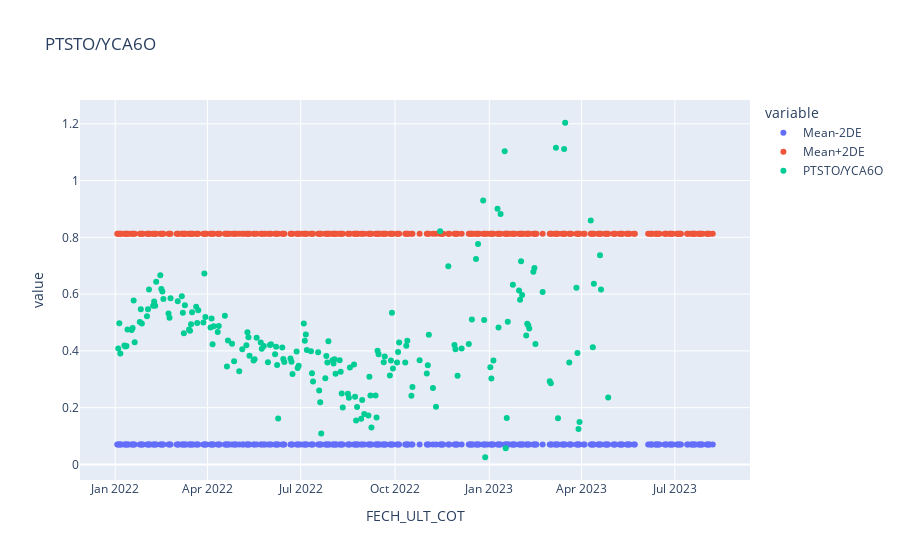
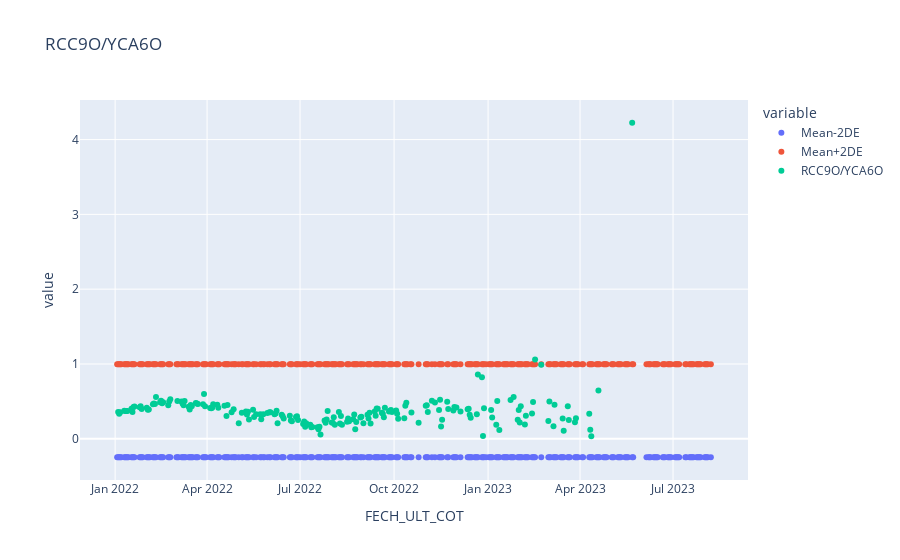
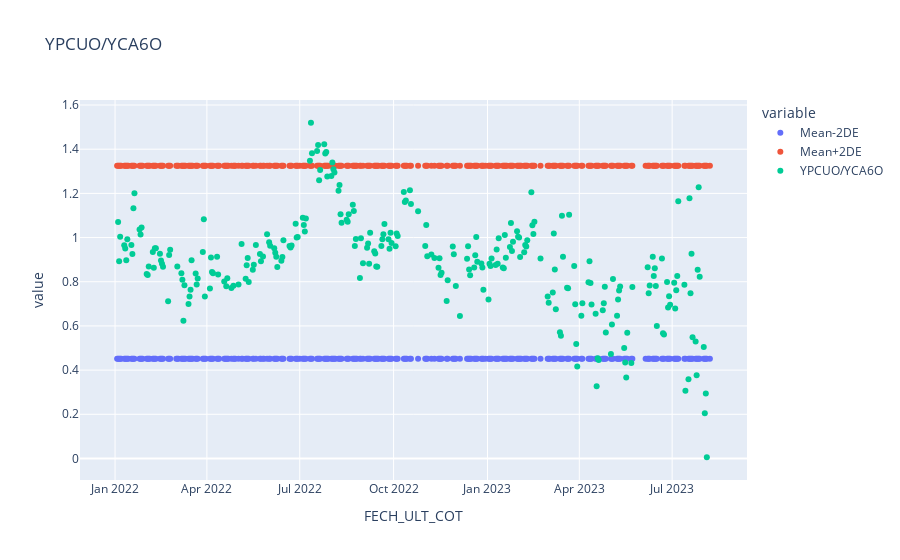
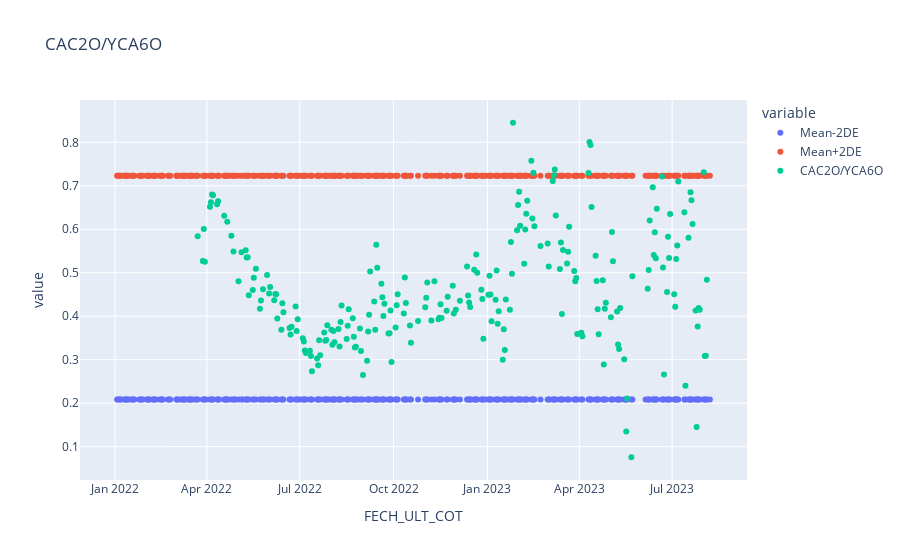

Source (notebook cell) for these figures, in order:
### Code cell
cocientes=pd.DataFrame(columns=["FECH_ULT_COT"])
#agarra el df de antes (el master que tiene toda la info de los tickers historicos y hace una pivot donde pone los tickers en las columnas, las fechas en las filas y los valores de tir en los valores)
tirs=pd.pivot_table(master_df, values="TIR_ANUAL", index="FECH_ULT_COT", columns="TICKER", aggfunc='mean', fill_value=None).reset_index()

#Para cada ticker
for ticker in tickers:
    #Y parada ticker comprado
    for compra in comprado:
        #crea un df vacio que solo tiene la columna FECH_ULT_COT
        cocientes=pd.DataFrame(columns=["FECH_ULT_COT"])
        #Y la llena con las fechas de las que tenemos informacion de tirs
        cocientes["FECH_ULT_COT"]=tirs["FECH_ULT_COT"]
        #Crea una columna llamada ticker/ticker_comprado que contiene ese cociente
        cocientes[f"{ticker}/{compra}"]=tirs[ticker]/tirs[compra]
        # Calcula el promedio del cociente
        cocientes['Mean']= (cocientes[f"{ticker}/{compra}"]).mean()
        # Calcula la media + 2 desvios estándar
        cocientes['Mean-2DE']= cocientes['Mean']- (2 * cocientes[f"{ticker}/{compra}"].std())
        # Calcula la media - 2 desvios estándar
        cocientes['Mean+2DE']= cocientes['Mean'] + (2 * cocientes[f"{ticker}/{compra}"].std())
        #Si el cociente de hoy es mas grande que el promedio historico + 2 DE, entonces imprime una alerta en el titulo del gráfico
        if cocientes[f"{ticker}/{compra}"].iloc[-1]>cocientes['Mean+2DE'].iloc[-1]:
            alert="###### OPORTUNIDAD DE COMPRA ###### OPORTUNIDAD DE COMPRA ###### OPORTUNIDAD DE COMPRA ######"
        else: alert=""
        # Create the scatter plot using Plotly Express
        fig = px.scatter(cocientes, x='FECH_ULT_COT', y=['Mean-2DE','Mean+2DE',f"{ticker}/{compra}"],title=f"{ticker}/{compra}    {alert}")
        # Show the plot
        fig.show()

### Figure 1 — Plotly figure (JSON) as saved in the notebook; plotly's stock layout.template omitted (floating-point values rounded to 4 significant figures; data arrays with more than 128 entries replaced by an {"elided": "..."} marker saying what was removed)
{"data": [{"hovertemplate": "variable=Mean-2DE<br>FECH_ULT_COT=%{x}<br>value=%{y}<extra></extra>", "legendgroup": "Mean-2DE", "marker": {"color": "#636efa", "symbol": "circle"}, "mode": "markers", "name": "Mean-2DE", "orientation": "v", "showlegend": true, "type": "scatter", "x": {"elided": "306 str values"}, "xaxis": "x", "y": {"elided": "306 float values"}, "yaxis": "y"}, {"hovertemplate": "variable=Mean+2DE<br>FECH_ULT_COT=%{x}<br>value=%{y}<extra></extra>", "legendgroup": "Mean+2DE", "marker": {"color": "#EF553B", "symbol": "circle"}, "mode": "markers", "name": "Mean+2DE", "orientation": "v", "showlegend": true, "type": "scatter", "x": {"elided": "306 str values"}, "xaxis": "x", "y": {"elided": "306 float values"}, "yaxis": "y"}, {"hovertemplate": "variable=PTSTO/YCA6O<br>FECH_ULT_COT=%{x}<br>value=%{y}<extra></extra>", "legendgroup": "PTSTO/YCA6O", "marker": {"color": "#00cc96", "symbol": "circle"}, "mode": "markers", "name": "PTSTO/YCA6O", "orientation": "v", "showlegend": true, "type": "scatter", "x": {"elided": "306 str values"}, "xaxis": "x", "y": {"elided": "306 float values"}, "yaxis": "y"}], "layout": {"legend": {"title": {"text": "variable"}, "tracegroupgap": 0}, "title": {"text": "PTSTO/YCA6O    "}, "xaxis": {"anchor": "y", "domain": [0, 1], "title": {"text": "FECH_ULT_COT"}}, "yaxis": {"anchor": "x", "domain": [0, 1], "title": {"text": "value"}}}}

### Figure 2 — Plotly figure (JSON) as saved in the notebook; plotly's stock layout.template omitted (floating-point values rounded to 4 significant figures; data arrays with more than 128 entries replaced by an {"elided": "..."} marker saying what was removed)
{"data": [{"hovertemplate": "variable=Mean-2DE<br>FECH_ULT_COT=%{x}<br>value=%{y}<extra></extra>", "legendgroup": "Mean-2DE", "marker": {"color": "#636efa", "symbol": "circle"}, "mode": "markers", "name": "Mean-2DE", "orientation": "v", "showlegend": true, "type": "scatter", "x": {"elided": "306 str values"}, "xaxis": "x", "y": {"elided": "306 float values"}, "yaxis": "y"}, {"hovertemplate": "variable=Mean+2DE<br>FECH_ULT_COT=%{x}<br>value=%{y}<extra></extra>", "legendgroup": "Mean+2DE", "marker": {"color": "#EF553B", "symbol": "circle"}, "mode": "markers", "name": "Mean+2DE", "orientation": "v", "showlegend": true, "type": "scatter", "x": {"elided": "306 str values"}, "xaxis": "x", "y": {"elided": "306 float values"}, "yaxis": "y"}, {"hovertemplate": "variable=RCC9O/YCA6O<br>FECH_ULT_COT=%{x}<br>value=%{y}<extra></extra>", "legendgroup": "RCC9O/YCA6O", "marker": {"color": "#00cc96", "symbol": "circle"}, "mode": "markers", "name": "RCC9O/YCA6O", "orientation": "v", "showlegend": true, "type": "scatter", "x": {"elided": "306 str values"}, "xaxis": "x", "y": {"elided": "306 float values"}, "yaxis": "y"}], "layout": {"legend": {"title": {"text": "variable"}, "tracegroupgap": 0}, "title": {"text": "RCC9O/YCA6O    "}, "xaxis": {"anchor": "y", "domain": [0, 1], "title": {"text": "FECH_ULT_COT"}}, "yaxis": {"anchor": "x", "domain": [0, 1], "title": {"text": "value"}}}}

### Figure 3 — Plotly figure (JSON) as saved in the notebook; plotly's stock layout.template omitted (floating-point values rounded to 4 significant figures; data arrays with more than 128 entries replaced by an {"elided": "..."} marker saying what was removed)
{"data": [{"hovertemplate": "variable=Mean-2DE<br>FECH_ULT_COT=%{x}<br>value=%{y}<extra></extra>", "legendgroup": "Mean-2DE", "marker": {"color": "#636efa", "symbol": "circle"}, "mode": "markers", "name": "Mean-2DE", "orientation": "v", "showlegend": true, "type": "scatter", "x": {"elided": "306 str values"}, "xaxis": "x", "y": {"elided": "306 float values"}, "yaxis": "y"}, {"hovertemplate": "variable=Mean+2DE<br>FECH_ULT_COT=%{x}<br>value=%{y}<extra></extra>", "legendgroup": "Mean+2DE", "marker": {"color": "#EF553B", "symbol": "circle"}, "mode": "markers", "name": "Mean+2DE", "orientation": "v", "showlegend": true, "type": "scatter", "x": {"elided": "306 str values"}, "xaxis": "x", "y": {"elided": "306 float values"}, "yaxis": "y"}, {"hovertemplate": "variable=YPCUO/YCA6O<br>FECH_ULT_COT=%{x}<br>value=%{y}<extra></extra>", "legendgroup": "YPCUO/YCA6O", "marker": {"color": "#00cc96", "symbol": "circle"}, "mode": "markers", "name": "YPCUO/YCA6O", "orientation": "v", "showlegend": true, "type": "scatter", "x": {"elided": "306 str values"}, "xaxis": "x", "y": {"elided": "306 float values"}, "yaxis": "y"}], "layout": {"legend": {"title": {"text": "variable"}, "tracegroupgap": 0}, "title": {"text": "YPCUO/YCA6O    "}, "xaxis": {"anchor": "y", "domain": [0, 1], "title": {"text": "FECH_ULT_COT"}}, "yaxis": {"anchor": "x", "domain": [0, 1], "title": {"text": "value"}}}}

### Figure 4 — Plotly figure (JSON) as saved in the notebook; plotly's stock layout.template omitted (floating-point values rounded to 4 significant figures; data arrays with more than 128 entries replaced by an {"elided": "..."} marker saying what was removed)
{"data": [{"hovertemplate": "variable=Mean-2DE<br>FECH_ULT_COT=%{x}<br>value=%{y}<extra></extra>", "legendgroup": "Mean-2DE", "marker": {"color": "#636efa", "symbol": "circle"}, "mode": "markers", "name": "Mean-2DE", "orientation": "v", "showlegend": true, "type": "scatter", "x": {"elided": "306 str values"}, "xaxis": "x", "y": {"elided": "306 float values"}, "yaxis": "y"}, {"hovertemplate": "variable=Mean+2DE<br>FECH_ULT_COT=%{x}<br>value=%{y}<extra></extra>", "legendgroup": "Mean+2DE", "marker": {"color": "#EF553B", "symbol": "circle"}, "mode": "markers", "name": "Mean+2DE", "orientation": "v", "showlegend": true, "type": "scatter", "x": {"elided": "306 str values"}, "xaxis": "x", "y": {"elided": "306 float values"}, "yaxis": "y"}, {"hovertemplate": "variable=CAC2O/YCA6O<br>FECH_ULT_COT=%{x}<br>value=%{y}<extra></extra>", "legendgroup": "CAC2O/YCA6O", "marker": {"color": "#00cc96", "symbol": "circle"}, "mode": "markers", "name": "CAC2O/YCA6O", "orientation": "v", "showlegend": true, "type": "scatter", "x": {"elided": "306 str values"}, "xaxis": "x", "y": {"elided": "306 float values"}, "yaxis": "y"}], "layout": {"legend": {"title": {"text": "variable"}, "tracegroupgap": 0}, "title": {"text": "CAC2O/YCA6O    "}, "xaxis": {"anchor": "y", "domain": [0, 1], "title": {"text": "FECH_ULT_COT"}}, "yaxis": {"anchor": "x", "domain": [0, 1], "title": {"text": "value"}}}}
